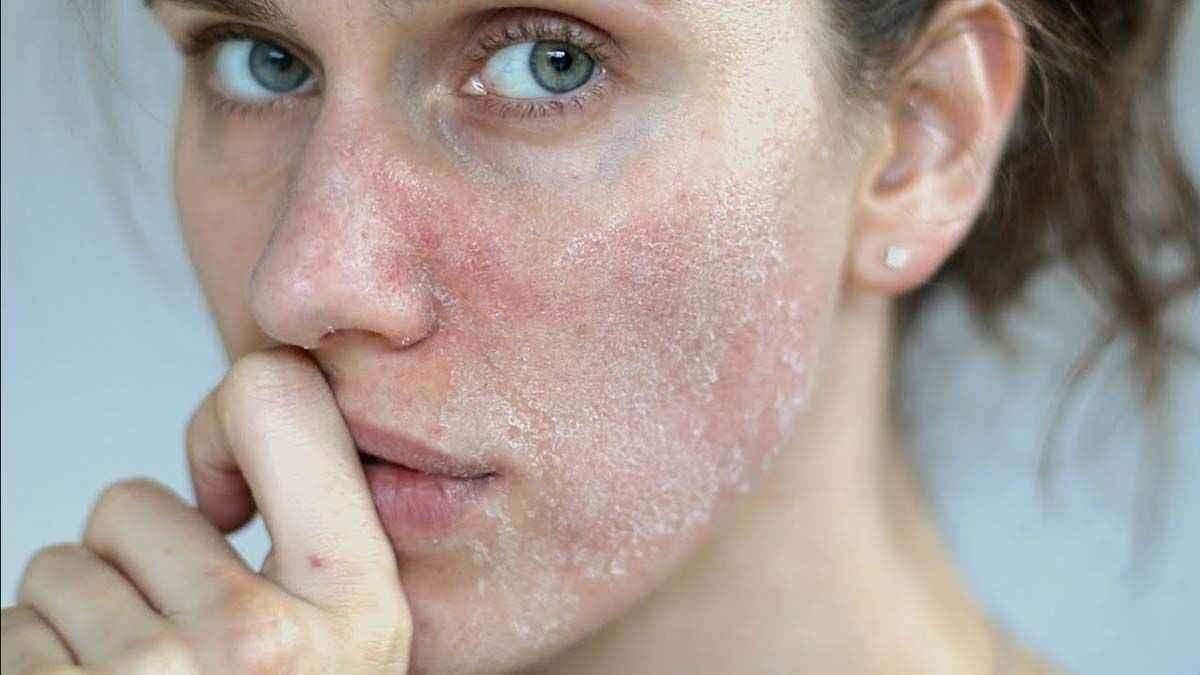
#> input picture assets/image copy 2.png, 1200 x 675 px
$ python -i master_pipeline.py   (imports and definitions only)   (older library calls are emulated)
#> lines starting #> are read from the running program, lines starting #| are printed output that depends on the picture
import cv2
import numpy as np
import mediapipe as mp
from mediapipe.tasks import python
from mediapipe.tasks.python import vision
import os

MODEL_PATH = 'face_landmarker.task'
# [1 line that did not run here, left out]
# [6 lines that did not run here, left out]
# [1 line that did not run here, left out]

def process_master_texture(image_path):
#> called with image_path = 'assets/image copy 2.png'
    img = cv2.imread(image_path)
#> img is the input picture: shape (675, 1200, 3); mean B, G, R 154.5, 159, 170
    if img is None:
        print(f"Error: Could not load {image_path}")
        return

    img = cv2.resize(img, (512, 512))
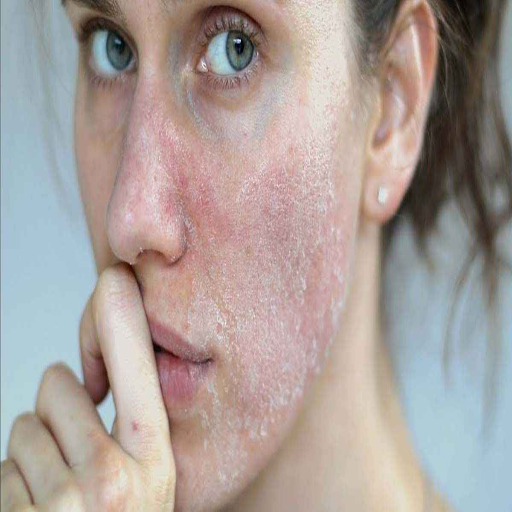
#> img: shape (512, 512, 3); mean B, G, R 154.4, 158.9, 169.9
    h, w, _ = img.shape
#> h = 512; w = 512


    rgb = cv2.cvtColor(img, cv2.COLOR_BGR2RGB)
#> (the run stopped early here; a loop or call above may not have finished)

$ run again, on assets/image.png
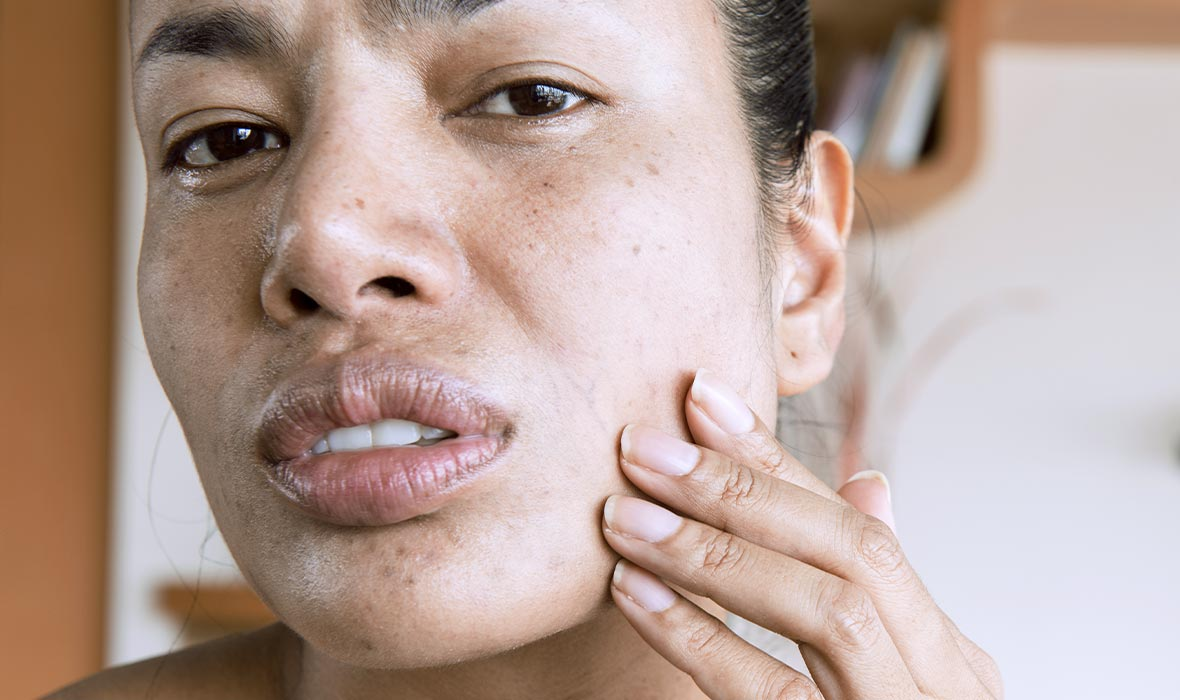
#> input picture assets/image.png, 1180 x 700 px
#> in process_master_texture, img is the input picture: shape (700, 1180, 3); mean B, G, R 153, 161.6, 183.8
#> in process_master_texture, `img = cv2.resize(img, (512, 512))`:
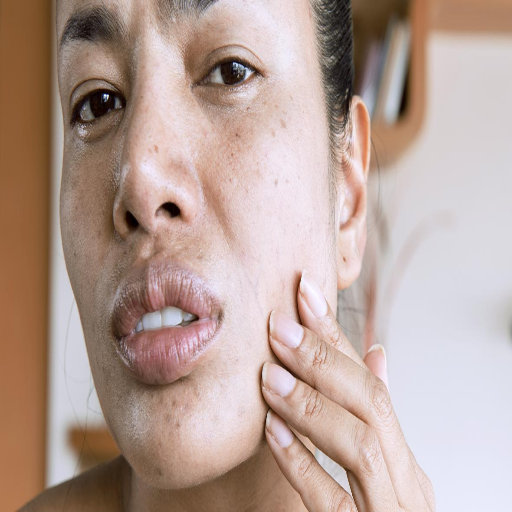
#> img: shape (512, 512, 3); mean B, G, R 152.9, 161.5, 183.7

$ run again, on assets/2149383479_59b91c92-8757-4afc-a67c-a159ed340bf6.webp
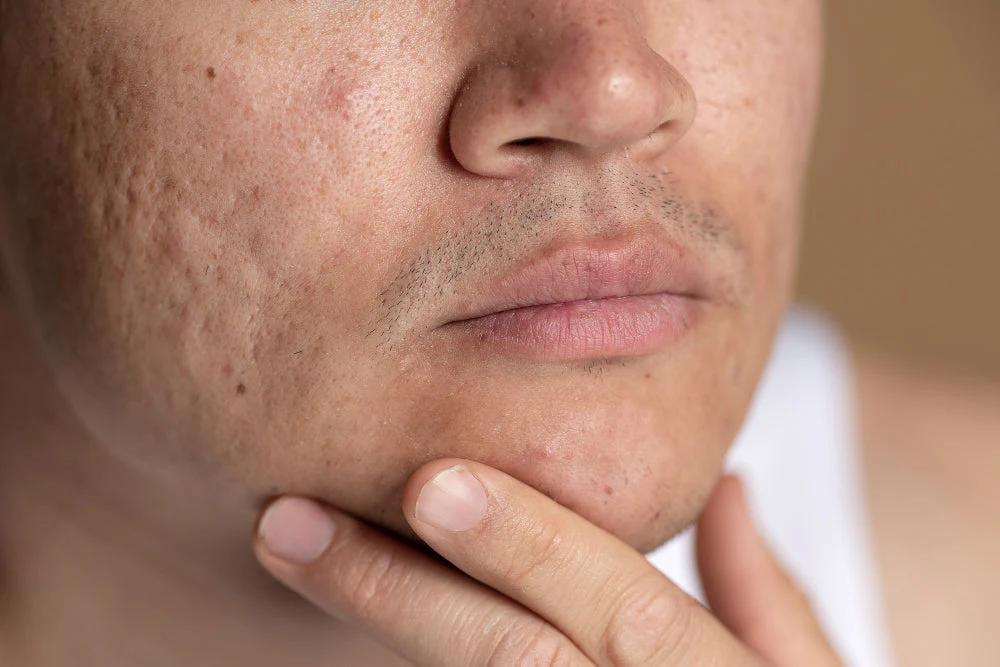
#> input picture assets/2149383479_59b91c92-8757-4afc-a67c-a159ed340bf6.webp, 1000 x 667 px
#> in process_master_texture, img is the input picture: shape (667, 1000, 3); mean B, G, R 110.7, 129.2, 170.9
#> in process_master_texture, `img = cv2.resize(img, (512, 512))`:
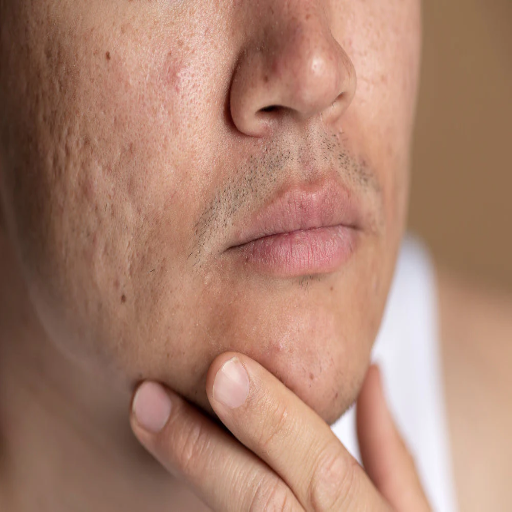
#> img: shape (512, 512, 3); mean B, G, R 110.6, 129.1, 170.8
